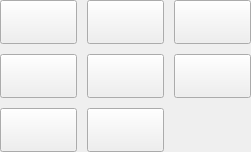
             <widget class="QWidget" name="yellowCatWgt" native="true">
              <property name="sizePolicy">
               <sizepolicy hsizetype="Expanding" vsizetype="Expanding">
                <horstretch>0</horstretch>
                <verstretch>0</verstretch>
               </sizepolicy>
              </property>
              <property name="focusPolicy">
               <enum>Qt::NoFocus</enum>
              </property>
              <layout class="QGridLayout" name="gridLayout_5" columnstretch="0,0,0">
               <property name="margin">
                <number>0</number>
               </property>
               <property name="spacing">
                <number>10</number>
               </property>
               <item row="2" column="2">
                <widget class="QPushButton" name="blueBut_8">
                 <property name="sizePolicy">
                  <sizepolicy hsizetype="Expanding" vsizetype="Expanding">
                   <horstretch>0</horstretch>
                   <verstretch>0</verstretch>
                  </sizepolicy>
                 </property>
                 <property name="focusPolicy">
                  <enum>Qt::NoFocus</enum>
                 </property>
                 <property name="styleSheet">
                  <string notr="true"> QPushButton:hover:pressed {
    padding-right: 15px; /* make room for the arrows */
	border-image: url(:/Pyramid/s07_n.png);
     border-width: 15;}
 
QPushButton{
     padding-right: 15px; /* make room for the arrows */
	border-image: url(:/Pyramid/s07.png);
     border-width: 15;}

 QPushButton:hover {
    padding-right: 15px; /* make room for the arrows */
	border-image: url(:/Pyramid/s07.png);
     border-width: 15;}</string>
                 </property>
                 <property name="text">
                  <string/>
                 </property>
                </widget>
               </item>
               <item row="0" column="0">
                <widget class="QPushButton" name="redBut_28">
                 <property name="sizePolicy">
                  <sizepolicy hsizetype="Expanding" vsizetype="Expanding">
                   <horstretch>0</horstretch>
                   <verstretch>0</verstretch>
                  </sizepolicy>
                 </property>
                 <property name="focusPolicy">
                  <enum>Qt::NoFocus</enum>
                 </property>
                 <property name="styleSheet">
                  <string notr="true"> QPushButton:hover:pressed {
    padding-right: 15px; /* make room for the arrows */
	border-image: url(:/Pyramid/5_3_n.png);
     border-width: 15;}
 
QPushButton{
     padding-right: 15px; /* make room for the arrows */
	border-image: url(:/Pyramid/5_3.png);
     border-width: 15;}

 QPushButton:hover {
    padding-right: 15px; /* make room for the arrows */
	border-image: url(:/Pyramid/5_3.png);
     border-width: 15;}</string>
                 </property>
                 <property name="text">
                  <string/>
                 </property>
                </widget>
               </item>
               <item row="0" column="2">
                <widget class="QPushButton" name="redBut_23">
                 <property name="sizePolicy">
                  <sizepolicy hsizetype="Expanding" vsizetype="Expanding">
                   <horstretch>0</horstretch>
                   <verstretch>0</verstretch>
                  </sizepolicy>
                 </property>
                 <property name="focusPolicy">
                  <enum>Qt::NoFocus</enum>
                 </property>
                 <property name="styleSheet">
                  <string notr="true"> QPushButton:hover:pressed {
    padding-right: 15px; /* make room for the arrows */
	border-image: url(:/Pyramid/6_3_n.png);
     border-width: 15;}
 
QPushButton{
     padding-right: 15px; /* make room for the arrows */
	border-image: url(:/Pyramid/6_3.png);
     border-width: 15;}

 QPushButton:hover {
    padding-right: 15px; /* make room for the arrows */
	border-image: url(:/Pyramid/6_3.png);
     border-width: 15;}</string>
                 </property>
                 <property name="text">
                  <string/>
                 </property>
                </widget>
               </item>
               <item row="0" column="1">
                <widget class="QPushButton" name="redBut_25">
                 <property name="sizePolicy">
                  <sizepolicy hsizetype="Expanding" vsizetype="Expanding">
                   <horstretch>0</horstretch>
                   <verstretch>0</verstretch>
                  </sizepolicy>
                 </property>
                 <property name="focusPolicy">
                  <enum>Qt::NoFocus</enum>
                 </property>
                 <property name="styleSheet">
                  <string notr="true"> QPushButton:hover:pressed {
    padding-right: 15px; /* make room for the arrows */
	border-image: url(:/Pyramid/4_3_n.png);
     border-width: 15;}
 
QPushButton{
     padding-right: 15px; /* make room for the arrows */
	border-image: url(:/Pyramid/4_3.png);
     border-width: 15;}

 QPushButton:hover {
    padding-right: 15px; /* make room for the arrows */
	border-image: url(:/Pyramid/4_3.png);
     border-width: 15;}</string>
                 </property>
                 <property name="text">
                  <string/>
                 </property>
                </widget>
               </item>
               <item row="4" column="1">
                <widget class="QPushButton" name="yellowBut_22">
                 <property name="sizePolicy">
                  <sizepolicy hsizetype="Expanding" vsizetype="Expanding">
                   <horstretch>0</horstretch>
                   <verstretch>0</verstretch>
                  </sizepolicy>
                 </property>
                 <property name="focusPolicy">
                  <enum>Qt::NoFocus</enum>
                 </property>
                 <property name="styleSheet">
                  <string notr="true"> QPushButton:hover:pressed {
    padding-right: 15px; /* make room for the arrows */
	border-image: url(:/Pyramid/2_2_n.png);
     border-width: 15;}
 
QPushButton{
     padding-right: 15px; /* make room for the arrows */
	border-image: url(:/Pyramid/2_2.png);
     border-width: 15;}

 QPushButton:hover {
    padding-right: 15px; /* make room for the arrows */
	border-image: url(:/Pyramid/2_2.png);
     border-width: 15;}</string>
                 </property>
                 <property name="text">
                  <string/>
                 </property>
                </widget>
               </item>
               <item row="2" column="0">
                <widget class="QPushButton" name="redBut_21">
                 <property name="sizePolicy">
                  <sizepolicy hsizetype="Expanding" vsizetype="Expanding">
                   <horstretch>0</horstretch>
                   <verstretch>0</verstretch>
                  </sizepolicy>
                 </property>
                 <property name="focusPolicy">
                  <enum>Qt::NoFocus</enum>
                 </property>
                 <property name="styleSheet">
                  <string notr="true"> QPushButton:hover:pressed {
    padding-right: 15px; /* make room for the arrows */
	border-image: url(:/Pyramid/6_2_n.png);
     border-width: 15;}
 
QPushButton{
     padding-right: 15px; /* make room for the arrows */
	border-image: url(:/Pyramid/6_2.png);
     border-width: 15;}

 QPushButton:hover {
    padding-right: 15px; /* make room for the arrows */
	border-image: url(:/Pyramid/6_2.png);
     border-width: 15;}</string>
                 </property>
                 <property name="text">
                  <string/>
                 </property>
                </widget>
               </item>
               <item row="4" column="0">
                <widget class="QPushButton" name="yellowBut_23">
                 <property name="sizePolicy">
                  <sizepolicy hsizetype="Expanding" vsizetype="Expanding">
                   <horstretch>0</horstretch>
                   <verstretch>0</verstretch>
                  </sizepolicy>
                 </property>
                 <property name="focusPolicy">
                  <enum>Qt::NoFocus</enum>
                 </property>
                 <property name="styleSheet">
                  <string notr="true"> QPushButton:hover:pressed {
    padding-right: 15px; /* make room for the arrows */
	border-image: url(:/Pyramid/3_3_n.png);
     border-width: 15;}
 
QPushButton{
     padding-right: 15px; /* make room for the arrows */
	border-image: url(:/Pyramid/3_3.png);
     border-width: 15;}

 QPushButton:hover {
    padding-right: 15px; /* make room for the arrows */
	border-image: url(:/Pyramid/3_3.png);
     border-width: 15;}</string>
                 </property>
                 <property name="text">
                  <string/>
                 </property>
                </widget>
               </item>
               <item row="2" column="1">
                <widget class="QPushButton" name="redBut_19">
                 <property name="sizePolicy">
                  <sizepolicy hsizetype="Expanding" vsizetype="Expanding">
                   <horstretch>0</horstretch>
                   <verstretch>0</verstretch>
                  </sizepolicy>
                 </property>
                 <property name="focusPolicy">
                  <enum>Qt::NoFocus</enum>
                 </property>
                 <property name="styleSheet">
                  <string notr="true"> QPushButton:hover:pressed {
    padding-right: 15px; /* make room for the arrows */
	border-image: url(:/Pyramid/7_2_n.png);
     border-width: 15;}
 
QPushButton{
     padding-right: 15px; /* make room for the arrows */
	border-image: url(:/Pyramid/7_2.png);
     border-width: 15;}

 QPushButton:hover {
    padding-right: 15px; /* make room for the arrows */
	border-image: url(:/Pyramid/7_2.png);
     border-width: 15;}</string>
                 </property>
                 <property name="text">
                  <string/>
                 </property>
                </widget>
               </item>
              </layout>
             </widget>
